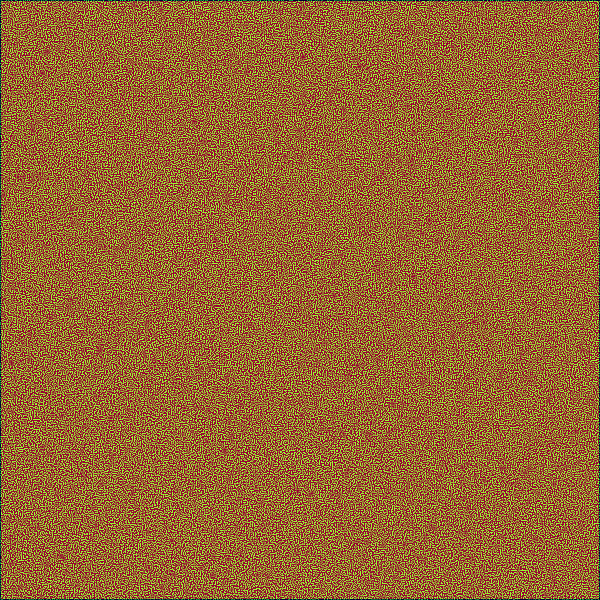
Frame 1 (no input)
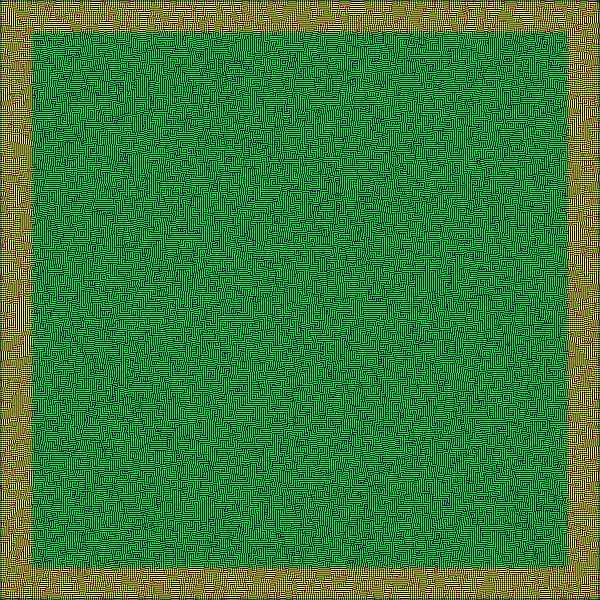
Frame 60 (the mouse pressed at the canvas centre just before this capture)
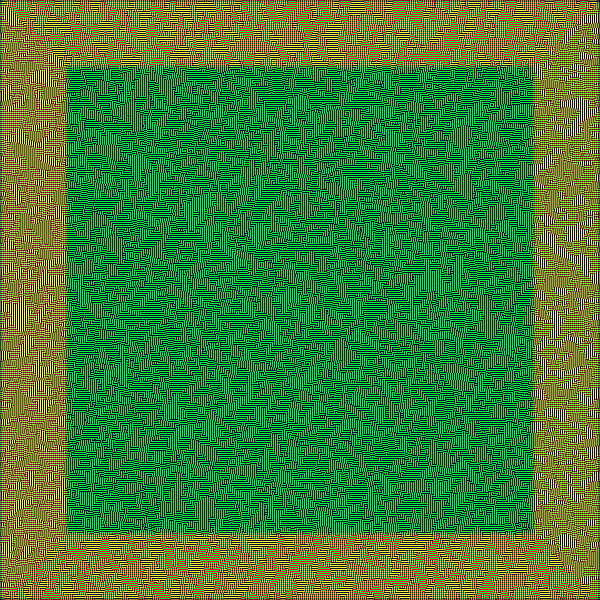
Frame 120 (the mouse held since frame 60 and released just before this capture)

The Processing sketch that drew these frames (run headless with seeded random() and noise(); from frame 60 on, the mouse is pressed at the canvas centre):

// Processing sketch: diffusion_testing
// ── diffusion_testing.pde
composition[][] grid;
composition[][] next;
float da = 1;
float db = 0.5;
float feed = 0.055;
float k = 0.062;   //kill rate
float dt = 1;
float diagw = 0.2;
float adjw = 0.2;

void setup(){
  size(600, 600);
  grid = new composition[width][height];
  next = new composition[width][height];
  for(int i = 0; i < width; i++){
    for(int j = 0; j < height; j++){
      float b = random(1) < 0.5 ? 1 : 0;
      grid[i][j] = new composition(1, b);
      next[i][j] = new composition(1, b);
    }
  }
  //for(int i = 200; i < 211; i++){
  //  for(int j = 200; j < 211; j++){
  //    grid[i][j] = new composition(1, 1);
  //    next[i][j] = new composition(1, 1);
  //  }
  //}
}

void draw(){
  println(frameRate);
  background(51);
  for(int i = 0; i < width; i++){
    for(int j = 0; j < height; j++){
      float a = grid[i][j].a;
      float b = grid[i][j].b;
      float lapa = laplacea(i, j);
      float lapb = laplaceb(i, j);
      next[i][j].a = (lapa)*dt;
      next[i][j].b = (lapb)*dt;
      next[i][j].a = constrain(next[i][j].a, 0, 1);
      next[i][j].b = constrain(next[i][j].b, 0, 1);
    }
  }
  composition[][] temp = next;
  next = grid;
  grid = temp;
  loadPixels();
  for(int i = 0; i < width; i++){
    for(int j = 0; j < height; j++){
      float c = 255*(grid[i][j].a - grid[i][j].b);
      c = constrain(c, 0, 255);
      pixels[i + j*width] = color(grid[i][j].a*255, 255*grid[i][j].b, 50);
    }
  }
  updatePixels();
}

float laplacea(int x, int y){
  float suma = 0;
  suma += grid[x][y].a*-1;
  if(x-1 >= 0 && y-1 >= 0){suma += grid[x-1][y-1].a*diagw;}
  if(x+1 <= grid[0].length-1 && y+1 <= grid.length-1){ suma += grid[x+1][y+1].a*diagw; }
  if(x-1 >= 0 && y+1 <= grid.length-1){ suma += grid[x-1][y+1].a*diagw; }
  if(x+1 <= grid[0].length-1 && y-1 >= 0){ suma += grid[x+1][y-1].a*diagw; }
  if(x-1 >= 0){ suma += grid[x-1][y].a*adjw; }
  if(x+1 <= grid[0].length-1){ suma += grid[x+1][y].a*adjw; }
  if(y-1 >= 0){ suma += grid[x][y-1].a*adjw; }
  if(y+1 <= grid.length-1){ suma += grid[x][y+1].a*adjw; }
  return suma;
}

float laplaceb(int x, int y){
  float sumb = 0;
  sumb += grid[x][y].b*-1;
  if(x-1 >= 0 && y-1 >= 0){sumb += grid[x-1][y-1].b*diagw; }
  if(x+1 <= grid[0].length-1 && y+1 <= grid.length-1){ sumb += grid[x+1][y+1].b*diagw;}
  if(x-1 >= 0 && y+1 <= grid.length-1){ sumb += grid[x-1][y+1].b*diagw;}
  if(x+1 <= grid[0].length-1 && y-1 >= 0){ sumb += grid[x+1][y-1].b*diagw;}
  if(x-1 >= 0){ sumb += grid[x-1][y].b*adjw;}
  if(x+1 <= grid[0].length-1){ sumb += grid[x+1][y].b*adjw;}
  if(y-1 >= 0){ sumb += grid[x][y-1].b*adjw;}
  if(y+1 <= grid.length-1){ sumb += grid[x][y+1].b*adjw;}
  return sumb;
}

// ── composition.pde
class composition{
  float a;
  float b;
  composition(float aconc, float bconc){
    a = aconc;
    b = bconc;
  }
}
